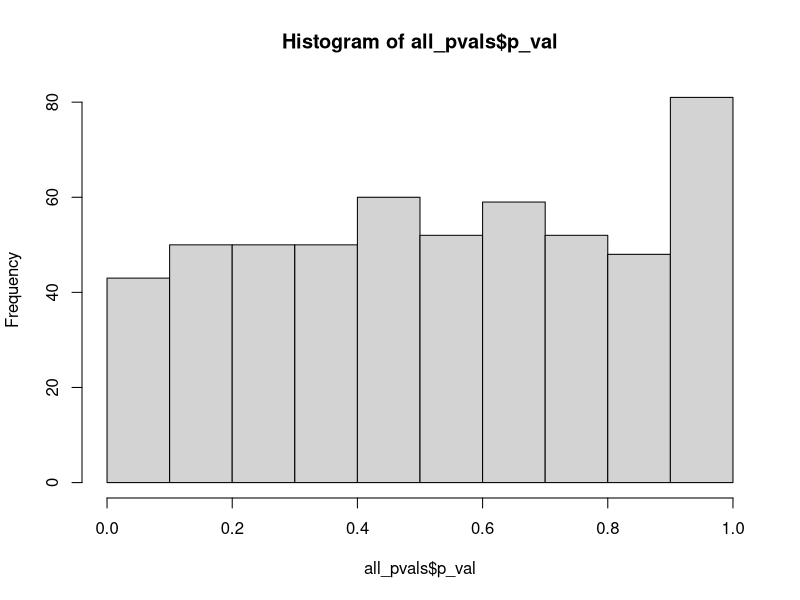

Write R code to recreate this figure.
## ---- chunk 1
library(data.table)
library(dplyr)
library(ggplot2)


# Load data 

post.attitude <- fread(input = "./REVISED_FINAL_POST_ATTITUDE_rename.csv", 
                       header = TRUE, stringsAsFactors = TRUE)
Pre_post <- fread(input = "./Pre_post.csv", 
                  header = TRUE, stringsAsFactors = TRUE)

# merge pre_post and post.attitude
pre_post.attitude <- merge(Pre_post,post.attitude,by='BPL.BLD.ID', all.x = TRUE)

# select E group 
pre_post.attitude_E <- pre_post.attitude %>% 
  filter(LogCheck == "Y")
## ---- chunk 2
# ONE - NO TECH, NO AGE OR EXPERIENCE
all_pvals <- data.frame(varname=as.character(), col=as.character(), p_val=as.numeric())

for (col in names(pre_post.attitude_E)[grep("X", names(pre_post.attitude_E))]) {
  # cat(col, ":\n")
  smy <- summary(lm(paste(col, "~ A0.3 + A0.4 + A0.56 + A0.57 + A0.58 + A0.59 + Age + Experience + A0.68 + A0.69"), 
                    data = pre_post.attitude_E))

  all_pvals <- rbind(all_pvals, 
                       data.frame(varname = names(smy$coefficients[,4]), col = col, p_val = smy$coefficients[,4]))
  

}

## ---- chunk 3

hist(all_pvals$p_val)
all_pvals %>% filter(p_val < .05)

## ---- chunk 4


p.adjust(all_pvals$p_val, method = "BH")
p.adjust(all_pvals$p_val[all_pvals$p_val < 0.05], method = "BH")

